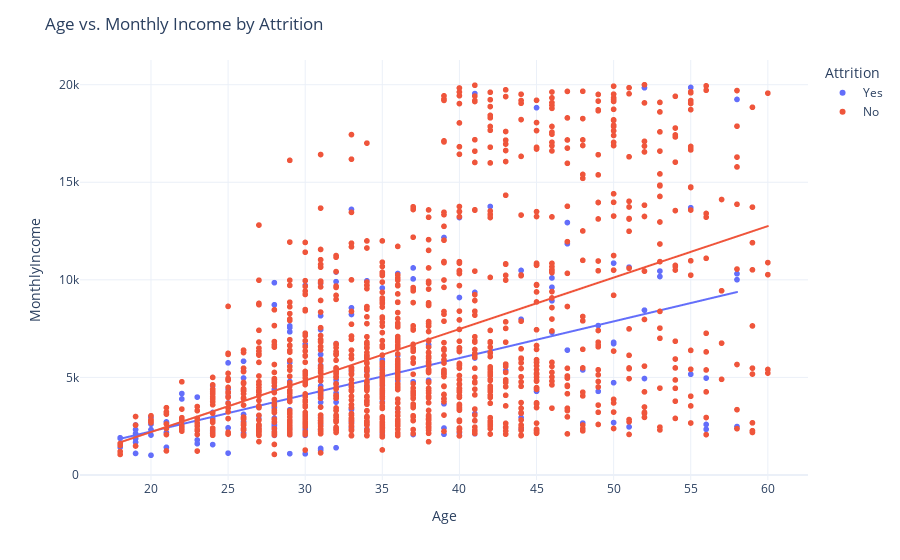

Notebook code cell kept with this figure:
### Code cell
fig = px.scatter(df, x="Age", y="MonthlyIncome", color="Attrition", trendline="ols")
fig.update_layout(title="Age vs. Monthly Income by Attrition")
fig.show()

### Figure 1 — Plotly figure (JSON) as saved in the notebook; plotly's stock layout.template omitted (floating-point values rounded to 4 significant figures; data arrays with more than 128 entries replaced by an {"elided": "..."} marker saying what was removed)
{"data": [{"hovertemplate": "Attrition=Yes<br>Age=%{x}<br>MonthlyIncome=%{y}<extra></extra>", "legendgroup": "Yes", "marker": {"color": "#636efa", "symbol": "circle"}, "mode": "markers", "name": "Yes", "showlegend": true, "type": "scattergl", "x": {"elided": "237 int values"}, "xaxis": "x", "y": {"elided": "237 int values"}, "yaxis": "y"}, {"hovertemplate": "<b>OLS trendline</b><br>MonthlyIncome = 188.072 * Age + -1533.56<br>R<sup>2</sup>=0.250603<br><br>Attrition=Yes<br>Age=%{x}<br>MonthlyIncome=%{y} <b>(trend)</b><extra></extra>", "legendgroup": "Yes", "marker": {"color": "#636efa", "symbol": "circle"}, "mode": "lines", "name": "Yes", "showlegend": false, "type": "scattergl", "x": {"elided": "237 int values"}, "xaxis": "x", "y": {"elided": "237 float values"}, "yaxis": "y"}, {"hovertemplate": "Attrition=No<br>Age=%{x}<br>MonthlyIncome=%{y}<extra></extra>", "legendgroup": "No", "marker": {"color": "#EF553B", "symbol": "circle"}, "mode": "markers", "name": "No", "showlegend": true, "type": "scattergl", "x": {"elided": "1233 int values"}, "xaxis": "x", "y": {"elided": "1233 int values"}, "yaxis": "y"}, {"hovertemplate": "<b>OLS trendline</b><br>MonthlyIncome = 263.838 * Age + -3077.32<br>R<sup>2</sup>=0.236889<br><br>Attrition=No<br>Age=%{x}<br>MonthlyIncome=%{y} <b>(trend)</b><extra></extra>", "legendgroup": "No", "marker": {"color": "#EF553B", "symbol": "circle"}, "mode": "lines", "name": "No", "showlegend": false, "type": "scattergl", "x": {"elided": "1233 int values"}, "xaxis": "x", "y": {"elided": "1233 float values"}, "yaxis": "y"}], "layout": {"legend": {"title": {"text": "Attrition"}, "tracegroupgap": 0}, "margin": {"t": 60}, "title": {"text": "Age vs. Monthly Income by Attrition"}, "xaxis": {"anchor": "y", "domain": [0, 1], "title": {"text": "Age"}}, "yaxis": {"anchor": "x", "domain": [0, 1], "title": {"text": "MonthlyIncome"}}}}
